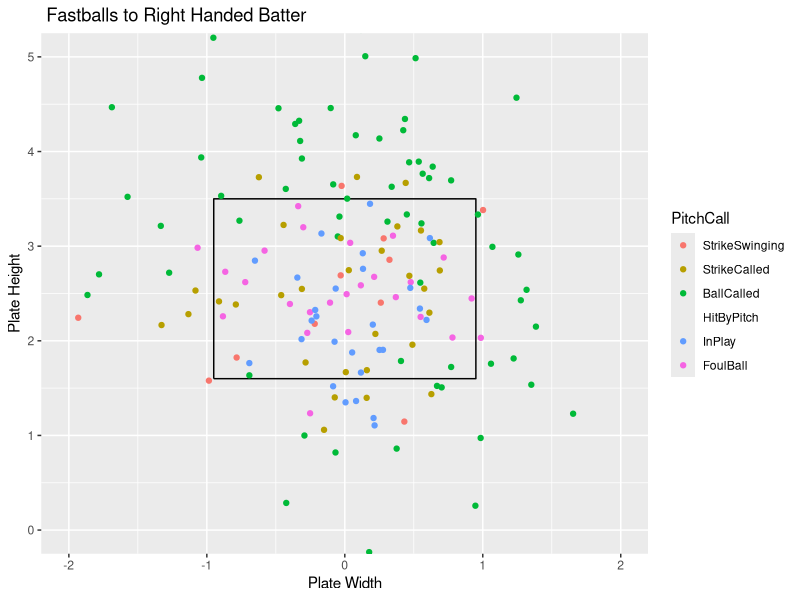
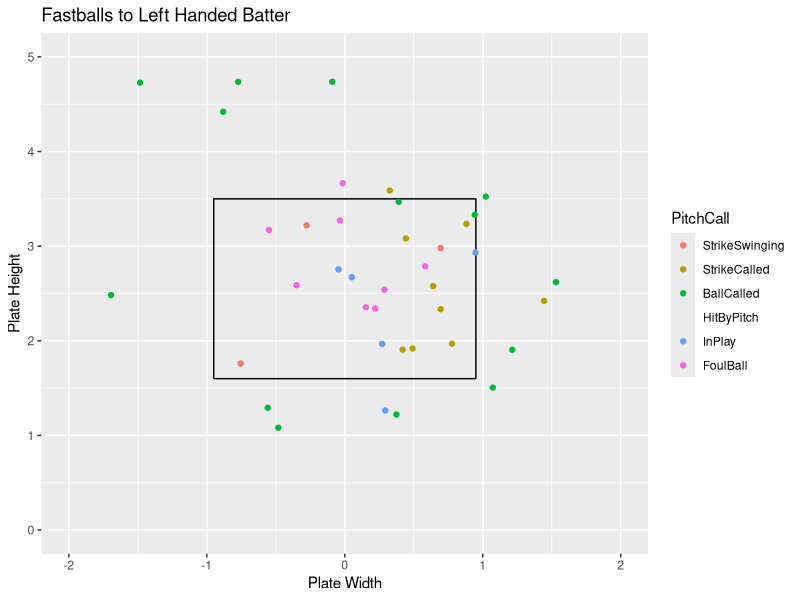

Source code (R) for these figures, in order:
## ---- chunk 1
knitr::opts_chunk$set(fig.align = "center", fig.width = 4, fig.height = 4, comment = NA, message = FALSE, warning = FALSE, echo = FALSE)
library(readr)
library(dplyr)
library(ggplot2)
library(tidyverse)
Master <- read_csv("Master.csv")
Pitcher <- Master %>%
  filter(Pitcher == "Tuthill, Tyler")
x <- c(-.95,.95,.95,-.95,-.95)
z <- c(1.6,1.6,3.5,3.5,1.6)
sz <- data_frame(x, z)
## ---- chunk 2
FastballsThrownR <- Pitcher %>%
  filter(TaggedPitchType == "Fastball" & BatterSide == "Right" & !PitchCall == "Undefined")
ggplot() +
  geom_path(data = sz, aes(x = x, y = z)) +
  coord_equal() +
  xlab("Plate Width") +
  ylab("Plate Height") +
  ggtitle(" Fastballs to Right Handed Batter") +
  geom_point(data = FastballsThrownR,aes(x = PlateLocSide, y = PlateLocHeight, color = PitchCall)) +
  coord_cartesian(xlim = c(-2, 2), ylim = c(0, 5)) +
  scale_color_discrete(limits = c("StrikeSwinging" ,"StrikeCalled", "BallCalled", "HitByPitch", "InPlay", "FoulBall"))
## ---- chunk 3
FastballsThrownL <- Pitcher %>%
  filter(TaggedPitchType == "Fastball" & BatterSide == "Left" & !PitchCall == "Undefined")
ggplot() +
  geom_path(data = sz, aes(x = x, y = z)) +
  coord_equal() +
  xlab("Plate Width") +
  ylab("Plate Height") +
  ggtitle("Fastballs to Left Handed Batter") +
  geom_point(data = FastballsThrownL,aes(x = PlateLocSide, y = PlateLocHeight, color = PitchCall)) +
  coord_cartesian(xlim = c(-2, 2), ylim = c(0, 5)) +
  scale_color_discrete(limits = c("StrikeSwinging" ,"StrikeCalled", "BallCalled", "HitByPitch", "InPlay", "FoulBall"))
